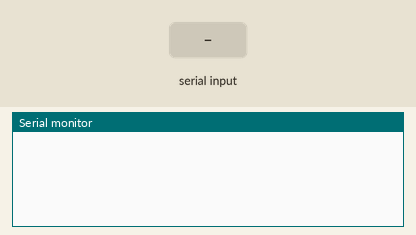
A sketch run on a simulated Arduino Uno, built with avr-gcc and run on an emulated ATmega328P. On the bench: the last lines printed to the serial monitor. The test bench sets the inputs (shaded band).

Above: at 1.2 s.
1.3 s: "0" received over Serial
At 3.4 s:
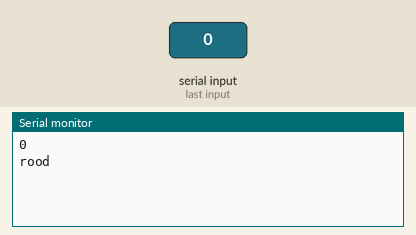
3.8 s: "1" received over Serial
At 5.3 s:
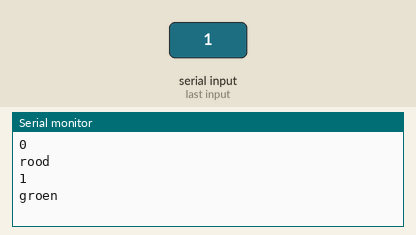
6.3 s: "2" received over Serial
At 8.4 s:
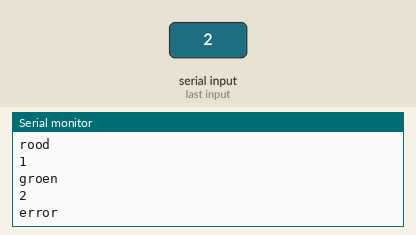

Measured:
- after the input at 1.3 s, the serial monitor: prints a new line after 1.0 s (image 1)
- after the input at 3.8 s, the serial monitor: prints a new line after 1.0 s (image 2)
- after the input at 6.3 s, the serial monitor: prints a new line after 1.0 s (image 3)

The sketch:

BT_LED.ino
```cpp
char incoming;

void setup() {
  Serial.begin(9600);
}

void loop() {
  if (Serial.available() > 0) {
    incoming = Serial.readString()[0];
    Serial.println(incoming);
    switch (incoming){
      case '0':
        Serial.println("rood");
        break;
      case '1':
        Serial.println("groen");
        break;
      default:
        Serial.println("error");
    }
  }
}
```
